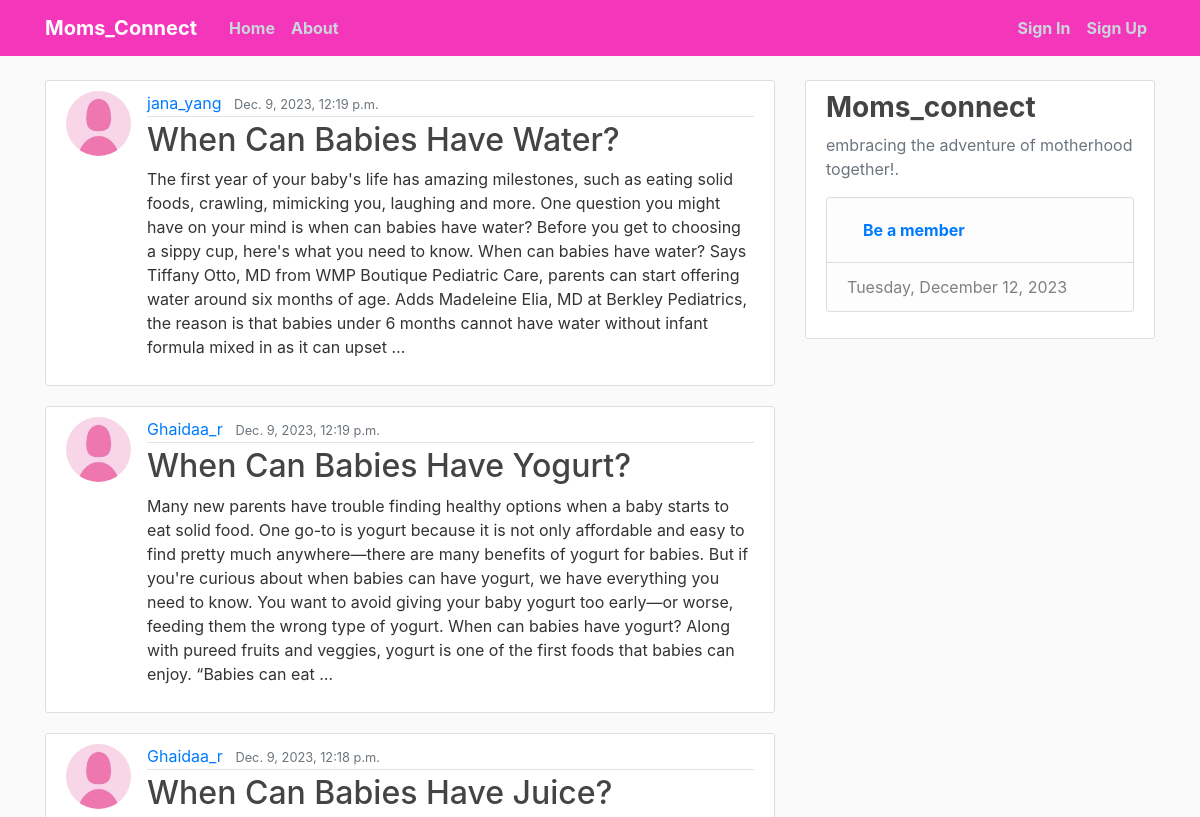
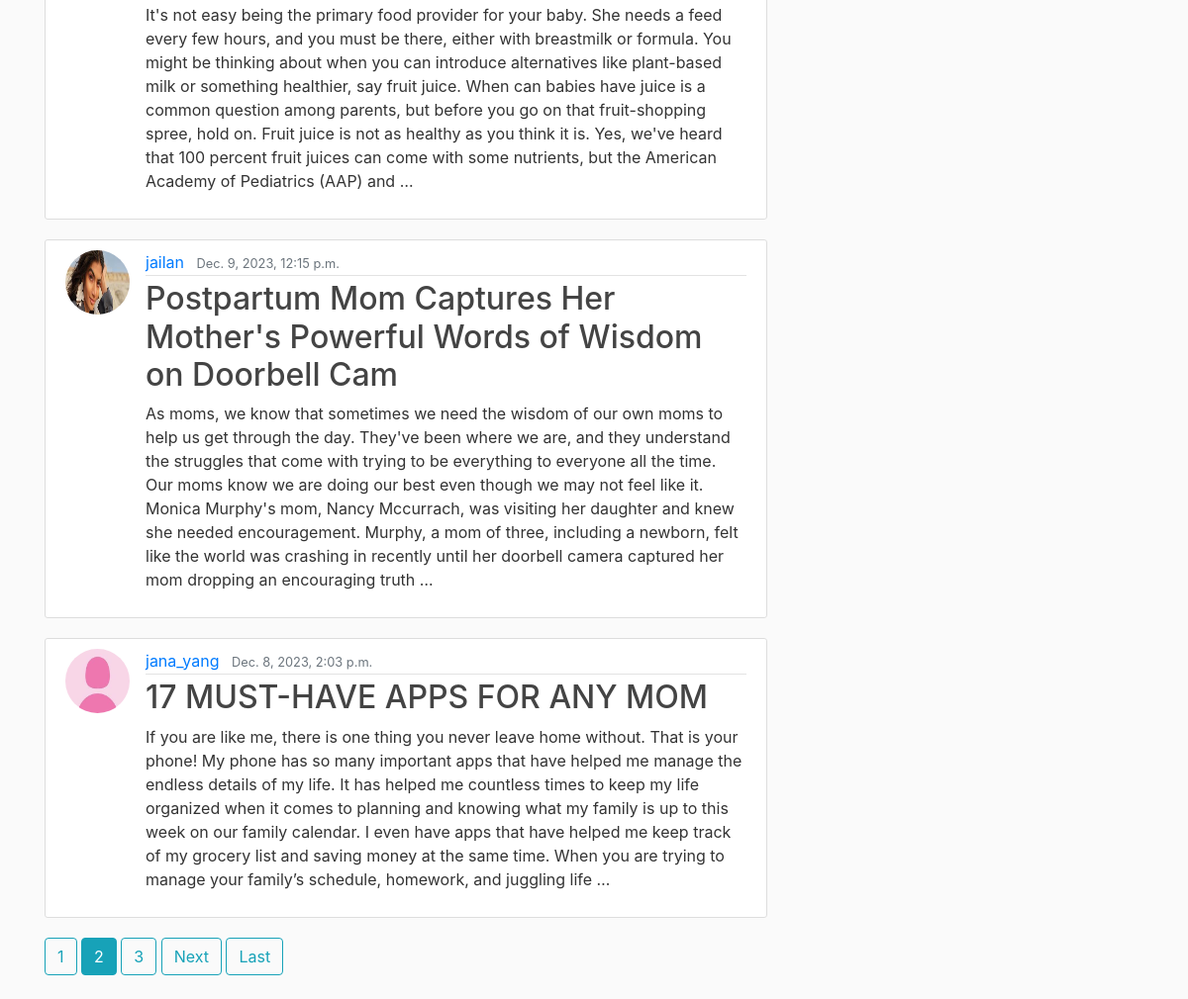
Screenshot of /?page=2 with the database file from the repository (2 pictures, top to bottom).
### blog/models.py (models this page shows, shortened)
class Post(models.Model):
    title = models.CharField(max_length=200)
    content = models.TextField()
    date_posted = models.DateTimeField(default=timezone.now)
    author = models.ForeignKey(User, on_delete=models.CASCADE)

### users/models.py (models this page shows, shortened)
class Profile(models.Model):
    user = models.OneToOneField(User, on_delete=models.CASCADE)
    Bio = models.CharField(max_length=1000, blank=True)
    image = models.ImageField(default='default.jpg', upload_to='profile_photos')

### blog/views.py (the view)
# urls.py: path('', PostListView.as_view(), name='blog-home'),
class PostListView(ListView):
    model = Post
    template_name = 'blog/home.html'
    context_object_name = 'posts'
    ordering = ['-date_posted']
    paginate_by = 5

### templates/blog/home.html
{% extends "base.html" %}
{% block content %}
    {% for post in posts %}
    <article class="media content-section">
      <img class="rounded-circle article-img" src="{{ post.author.profile.image.url }}">
        <div class="media-body">
          <div class="article-metadata">
            <a class="mr-2" href="{% url 'blog-user-posts' post.author.username %}">{{ post.author }}</a>
            <small class="text-muted">{{ post.date_posted }}</small>
          </div>
          <h2><a class="article-title" href="{% url 'blog-post-detail' post.id %}">{{ post.title }}</a></h2>
          <p class="article-content">{{ post.content|truncatewords:100|safe }}</p>
        </div>
    </article>
    {% endfor %}
    {% for num in page_obj.paginator.page_range %}
        {% if page_obj.number == num %}
          <a class="btn btn-info mb-4" href="?page={{ num }}">{{ num }}</a>
        {% elif num > page_obj.number|add:'-3' and num < page_obj.number|add:'3' %}
          <a class="btn btn-outline-info mb-4" href="?page={{ num }}">{{ num }}</a>
        {% endif %}
      {% endfor %}
      {% if page_obj.has_next %}
        <a class="btn btn-outline-info mb-4" href="?page={{ page_obj.next_page_number }}">Next</a>
        <a class="btn btn-outline-info mb-4" href="?page={{ page_obj.paginator.num_pages }}">Last</a>
      {% endif %}
{% endblock content %}

### Mommyblog/static/css/main.css (style rules this page uses)
body { background: #fafafa; color: #333333; margin-top: 5rem; }
h1, h2, h3, h4, h5, h6 { color: #444444; }
.content-section { background: #ffffff; padding: 10px 20px; border: 1px solid #dddddd; border-radius: 3px; margin-bottom: 20px; }
.article-title { color: #444444; }
.article-content { white-space: pre-line; }
.article-img { height: 65px; width: 65px; margin-right: 16px; }
.article-metadata { padding-bottom: 1px; margin-bottom: 4px; border-bottom: 1px solid #e3e3e3 }

### templates/base.html (style rules this page uses)
body { background-image: url("https://img.pikbest.com/backgrounds/20220119/mother-baby-gynecology-woman-pink_6245648.jpg!sw800"); background-size: cover; background-repeat: no-repeat; background-attachment: fixed; }

### rows the page displays
Post: author.profile.image (placeholder picture), author "jana_yang", date_posted "Dec. 9, 2023, 12:19 p.m.", title "When Can Babies Have Water?", content "The first year of your baby's life has amazing milestones, such as eating solid foods, crawling, mimicking you, laughing and more. One question you might have on your mind is when can babies have water? Before you get to choosing a sippy cup, here's what you need to know. When can babies have water? Says Tiffany Otto, MD from WMP Boutique Pediatric Care, parents can start offering water around six months of age. Adds Madeleine Elia, MD at Berkley Pediatrics, the reason is that babies under 6 months cannot have water without infant formula mixed in as it can upset …"
Post: author.profile.image (placeholder picture), author "Ghaidaa_r", date_posted "Dec. 9, 2023, 12:19 p.m.", title "When Can Babies Have Yogurt?", content "Many new parents have trouble finding healthy options when a baby starts to eat solid food. One go-to is yogurt because it is not only affordable and easy to find pretty much anywhere—there are many benefits of yogurt for babies. But if you're curious about when babies can have yogurt, we have everything you need to know. You want to avoid giving your baby yogurt too early—or worse, feeding them the wrong type of yogurt. When can babies have yogurt? Along with pureed fruits and veggies, yogurt is one of the first foods that babies can enjoy. “Babies can eat …"
Post: author.profile.image (placeholder picture), author "Ghaidaa_r", date_posted "Dec. 9, 2023, 12:18 p.m.", title "When Can Babies Have Juice?", content "It's not easy being the primary food provider for your baby. She needs a feed every few hours, and you must be there, either with breastmilk or formula. You might be thinking about when you can introduce alternatives like plant-based milk or something healthier, say fruit juice. When can babies have juice is a common question among parents, but before you go on that fruit-shopping spree, hold on. Fruit juice is not as healthy as you think it is. Yes, we've heard that 100 percent fruit juices can come with some nutrients, but the American Academy of Pediatrics (AAP) and …"
Post: author.profile.image (picture), author "jailan", date_posted "Dec. 9, 2023, 12:15 p.m.", title "Postpartum Mom Captures Her Mother's Powerful Words of Wisdom on Doorbell Cam", content "As moms, we know that sometimes we need the wisdom of our own moms to help us get through the day. They've been where we are, and they understand the struggles that come with trying to be everything to everyone all the time. Our moms know we are doing our best even though we may not feel like it. Monica Murphy's mom, Nancy Mccurrach, was visiting her daughter and knew she needed encouragement. Murphy, a mom of three, including a newborn, felt like the world was crashing in recently until her doorbell camera captured her mom dropping an encouraging truth …"
Post: author.profile.image (placeholder picture), author "jana_yang", date_posted "Dec. 8, 2023, 2:03 p.m.", title "17 MUST-HAVE APPS FOR ANY MOM", content "If you are like me, there is one thing you never leave home without. That is your phone! My phone has so many important apps that have helped me manage the endless details of my life. It has helped me countless times to keep my life organized when it comes to planning and knowing what my family is up to this week on our family calendar. I even have apps that have helped me keep track of my grocery list and saving money at the same time. When you are trying to manage your family’s schedule, homework, and juggling life …"

### other values shown
{{ num }} "1" "3"
{{ num }} "2"
